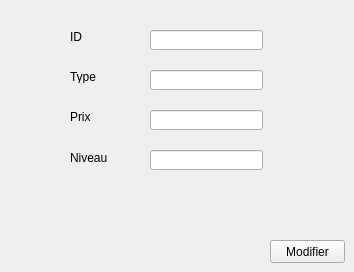
        <widget class="QWidget" name="tab_13">
         <attribute name="title">
          <string>Modifier</string>
         </attribute>
         <widget class="QLabel" name="label_31">
          <property name="geometry">
           <rect>
            <x>70</x>
            <y>110</y>
            <width>47</width>
            <height>13</height>
           </rect>
          </property>
          <property name="text">
           <string>Prix</string>
          </property>
         </widget>
         <widget class="QLineEdit" name="A11">
          <property name="geometry">
           <rect>
            <x>150</x>
            <y>70</y>
            <width>113</width>
            <height>20</height>
           </rect>
          </property>
          <property name="text">
           <string/>
          </property>
         </widget>
         <widget class="QLineEdit" name="A13">
          <property name="geometry">
           <rect>
            <x>150</x>
            <y>150</y>
            <width>113</width>
            <height>20</height>
           </rect>
          </property>
          <property name="text">
           <string/>
          </property>
         </widget>
         <widget class="QLabel" name="label_32">
          <property name="geometry">
           <rect>
            <x>70</x>
            <y>30</y>
            <width>47</width>
            <height>13</height>
           </rect>
          </property>
          <property name="text">
           <string>ID</string>
          </property>
         </widget>
         <widget class="QLineEdit" name="A12">
          <property name="geometry">
           <rect>
            <x>150</x>
            <y>110</y>
            <width>113</width>
            <height>20</height>
           </rect>
          </property>
          <property name="text">
           <string/>
          </property>
         </widget>
         <widget class="QLineEdit" name="A10">
          <property name="geometry">
           <rect>
            <x>150</x>
            <y>30</y>
            <width>113</width>
            <height>20</height>
           </rect>
          </property>
          <property name="text">
           <string/>
          </property>
         </widget>
         <widget class="QPushButton" name="pushButton_4">
          <property name="geometry">
           <rect>
            <x>270</x>
            <y>240</y>
            <width>75</width>
            <height>23</height>
           </rect>
          </property>
          <property name="text">
           <string>Modifier</string>
          </property>
         </widget>
         <widget class="QLabel" name="label_33">
          <property name="geometry">
           <rect>
            <x>70</x>
            <y>70</y>
            <width>47</width>
            <height>13</height>
           </rect>
          </property>
          <property name="text">
           <string>Type</string>
          </property>
         </widget>
         <widget class="QLabel" name="label_34">
          <property name="geometry">
           <rect>
            <x>70</x>
            <y>150</y>
            <width>55</width>
            <height>16</height>
           </rect>
          </property>
          <property name="text">
           <string>Niveau</string>
          </property>
         </widget>
        </widget>
